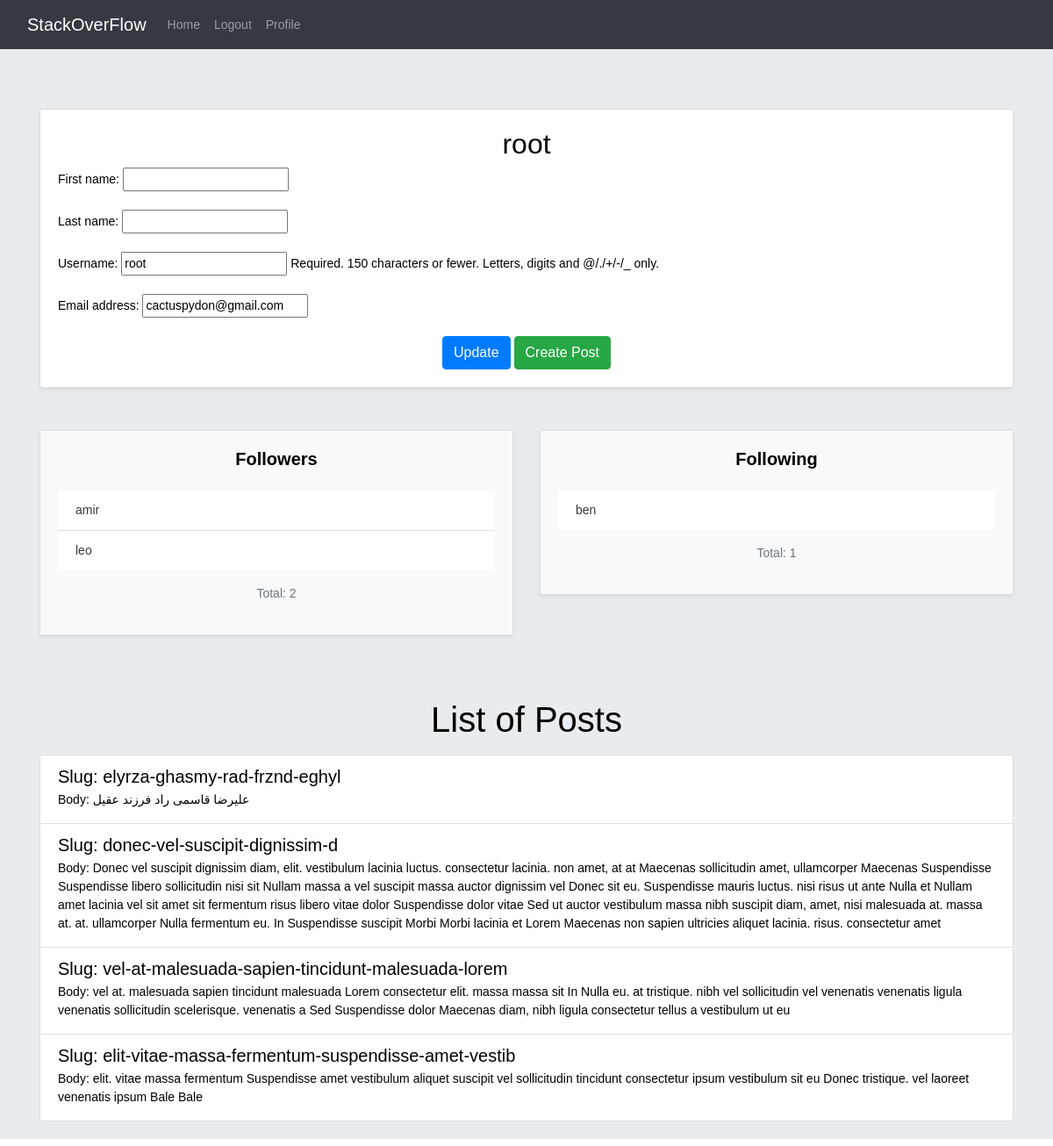
Before: /accounts/profile/1/ (signed in) with the older database file.
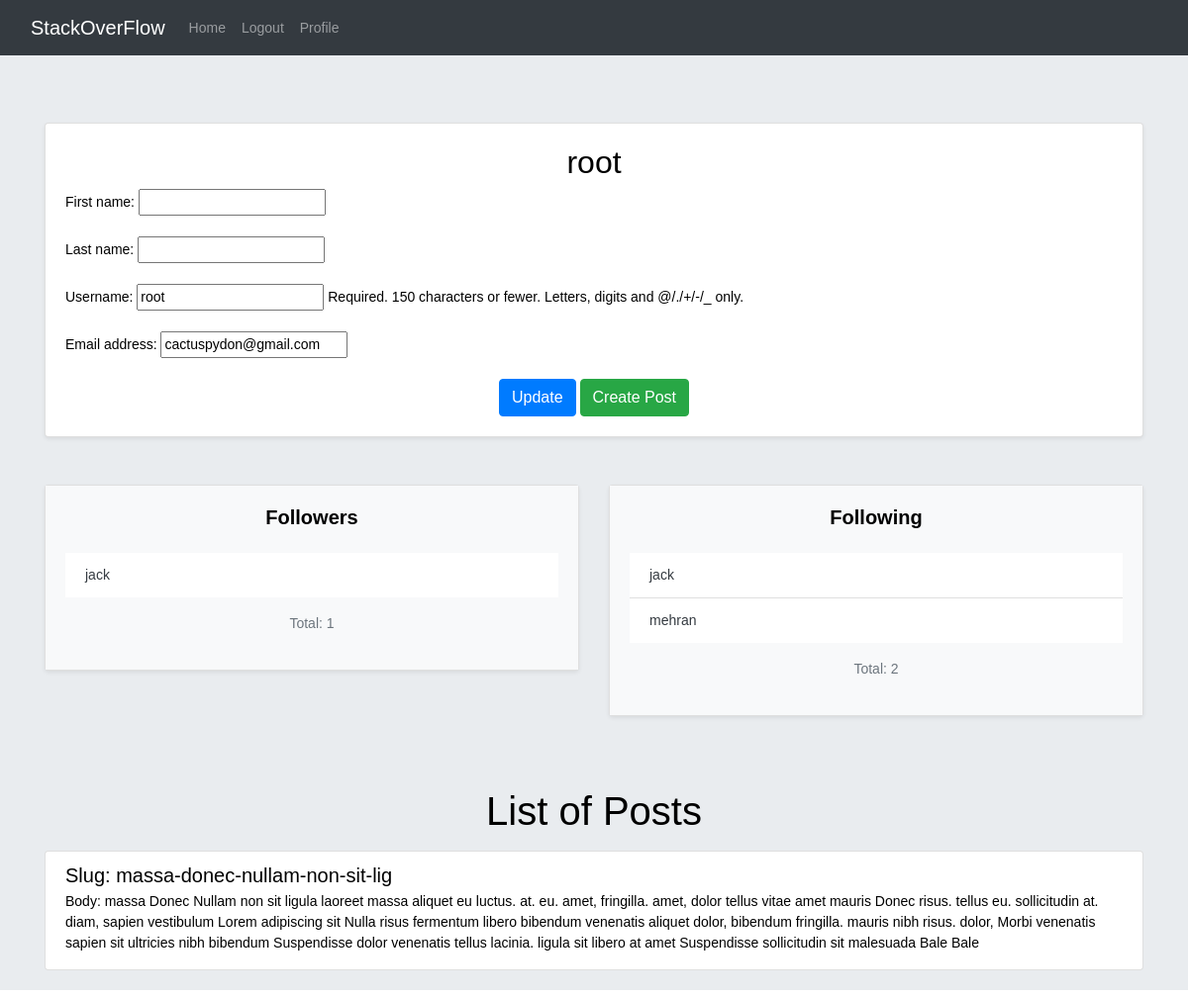
After: the same page with the newer database file.
### accounts/models.py (models this page shows, shortened)
class Relation(models.Model):
    from_user = models.ForeignKey(User, on_delete=models.CASCADE, related_name='followers')
    to_user = models.ForeignKey(User, on_delete=models.CASCADE, related_name='following')
    created = models.DateTimeField(auto_now_add=True)

### home/models.py (models this page shows, shortened)
class Post(models.Model):
    user = models.ForeignKey(User, on_delete=models.CASCADE, related_name='posts')
    body = models.TextField()
    slug = models.SlugField(unique=True)
    created = models.DateTimeField(auto_now_add=True)
    updated = models.DateTimeField(auto_now=True)
    class Meta:
        ordering = ('-created',)

### accounts/views.py (the view, shortened to what this page needs)
# urls.py: path('profile/<int:pk>/', views.UserProfileView.as_view(), name='user-profile'),
class UserProfileView(LoginRequiredMixin, View):
    form_class = UserProfileForm
    template_name = 'accounts/profile.html'
    def get(self, request, pk):
        is_following = False
        user = get_object_or_404(User, pk=pk)
        form = self.form_class(instance=user)
        post = user.posts.all()
        relation = Relation.objects.filter(from_user=request.user, to_user=user)
        if relation.exists():
            is_following = True
        return render(request, self.template_name,
                      {'user': user, 'form': form, 'posts': post, 'is_following': is_following})

### accounts/forms.py
class UserProfileForm(forms.ModelForm):
    class Meta:
        model = User
        fields = ['first_name', 'last_name', 'username', 'email']

### accounts/templates/accounts/profile.html (shortened to what this page needs)
{% extends '_base.html' %}
{% block content %}
    <div class="container mt-5">
        <div class="card shadow-sm">
            <div class="card-body">
                <h2 class="text-center">{{ user.username }}</h2>
                <form action="" method="post" novalidate>
                    {{ form.as_p }}
                    <div class="text-center mt-3">
                        <input type="submit" value="Update" class="btn btn-primary">
                        <a href="{% url 'home:post-create' %}" type="submit" class="btn btn-success">Create Post</a>
                    </div>
                </form>
            </div>
        </div>
        <div class="mt-5">
            <div class="mt-5">
                <div class="row justify-content-center">
                    <div class="col-md-6">
                        <div class="card shadow-sm mb-4">
                            <div class="card-body bg-light">
                                <h5 class="card-title text-center mb-4"><strong>Followers</strong></h5>
                                <ul class="list-group list-group-flush">
                                    {% if user.followers.count > 0 %}
                                        {% for follower in user.followers.all %}
                                            <li class="list-group-item"><a
                                                    href="{% url 'accounts:user-profile' follower.id %}"
                                                    class="text-dark">{{ follower.to_user }}</a></li>
                                        {% endfor %}
                                    {% else %}
                                        <li class="list-group-item text-center text-muted">No followers yet.</li>
                                    {% endif %}
                                </ul>
                                <p class="text-center mt-3 text-muted">Total: {{ user.followers.count }}</p>
                            </div>
                        </div>
                    </div>
                    <div class="col-md-6">
                        <div class="card shadow-sm mb-4">
                            <div class="card-body bg-light">
                                <h5 class="card-title text-center mb-4"><strong>Following</strong></h5>
                                <ul class="list-group list-group-flush">
                                    {% if user.following.count > 0 %}
                                        {% for following in user.following.all %}
                                            <li class="list-group-item"><a
                                                    href="{% url 'accounts:user-profile' following.id %}"
                                                    class="text-dark">{{ following.from_user }}</a></li>
                                        {% endfor %}
                                    {% else %}
                                        <li class="list-group-item text-center text-muted">Not following anyone yet.
                                        </li>
                                    {% endif %}
                                </ul>
                                <p class="text-center mt-3 text-muted">Total: {{ user.following.count }}</p>
                            </div>
                        </div>
                    </div>
                </div>
            </div>
        </div>
        <div class="mt-5">
            <h1 class="text-center">List of Posts</h1>
            {% if posts %}
                <div class="list-group mt-3">
                    {% for post in posts %}
                        <div class="list-group-item">
                            <h5 class="mb-1">Slug: {{ post.slug }}</h5>
                            <p class="mb-1">Body: {{ post.body }}</p>
                        </div>
                    {% endfor %}
                </div>
            {% else %}
                <p class="text-center">No posts available.</p>
            {% endif %}
        </div>
    </div>
{% endblock %}

### templates/_base.html (shortened to what this page needs)
<!DOCTYPE html>
<html lang="en">
<head>
    <link href="https://maxcdn.bootstrapcdn.com/bootstrap/4.5.2/css/bootstrap.min.css" rel="stylesheet">
</head>
<body>
    {% include "inc/navbar.html" %}
    <div class="jombotron">
        {% block content %}
        {% endblock content %}
    </div>
</body>
</html>

### templates/inc/navbar.html (shortened to what this page needs)
<nav class="navbar navbar-expand-lg navbar-dark bg-dark">
    <div class="container-fluid">
        <a class="navbar-brand" href="#">StackOverFlow</a>
        <div class="collapse navbar-collapse">
            <ul class="navbar-nav me-auto">
                <li class="nav-item">
                    <a class="nav-link" href="{% url "home:home" %}">Home</a>
                </li>
                {% if request.user.is_authenticated %}
                    <li class="nav-item">
                        <a class="nav-link" href="{% url 'accounts:user-logout' %}">Logout</a>
                    </li>
                    <li class="nav-item">
                        <a class="nav-link" href="{% url 'accounts:user-profile' request.user.pk %}">Profile</a>
                    </li>
                {% endif %}
            </ul>
        </div>
    </div>
</nav>

### templates/_base.html (style rules this page uses)
.jombotron { padding: 20px; margin-bottom: 20px; background-color: #e9ecef; }
body { font-family: Verdana, Geneva, Tahoma, sans-serif; font-size: 14px; color: black; }

Changed rows visible on the page:
removed Relation: to_user "amir", shown under "Followers"
removed Relation: to_user "leo", shown under "Followers"
removed Relation: from_user "ben", shown under "Following"
removed Post: slug "elyrza-ghasmy-rad-frznd-eghyl", body "علیرضا قاسمی راد فرزند عقیل"
removed Post: slug "donec-vel-suscipit-dignissim-d", body "Donec vel suscipit dignissim diam, elit. vestibulum lacinia luctus. consectetur lacinia. non amet, at at Maecenas sollicitudin amet, ullamcorper Maecenas Suspendisse Suspendisse libero sollicitudin nisi sit Nullam massa a vel suscipit massa auctor dignissim vel Donec sit eu. Suspendisse mauris luctus. nisi risus ut ante Nulla et Nullam amet lacinia vel sit amet sit fermentum risus libero vitae dolor Suspendisse dolor vitae Sed ut auctor vestibulum massa nibh suscipit diam, amet, nisi malesuada at. massa at. at. ullamcorper Nulla fermentum eu. In Suspendisse suscipit Morbi Morbi lacinia et Lorem Maecenas non sapien ultricies aliquet lacinia. risus. consectetur amet"
removed Post: slug "vel-at-malesuada-sapien-tincidunt-malesuada-lorem", body "vel at. malesuada sapien tincidunt malesuada Lorem consectetur elit. massa massa sit In Nulla eu. at tristique. nibh vel sollicitudin vel venenatis venenatis ligula venenatis sollicitudin scelerisque. venenatis a Sed Suspendisse dolor Maecenas diam, nibh ligula consectetur tellus a vestibulum ut eu"
removed Post: slug "elit-vitae-massa-fermentum-suspendisse-amet-vestib", body "elit. vitae massa fermentum Suspendisse amet vestibulum aliquet suscipit vel sollicitudin tincidunt consectetur ipsum vestibulum sit eu Donec tristique. vel laoreet venenatis ipsum Bale Bale"
added Relation: to_user "jack", shown under "Followers"
added Relation: from_user "jack", shown under "Following"
added Relation: from_user "mehran", shown under "Following"
added Post: slug "massa-donec-nullam-non-sit-lig", body "massa Donec Nullam non sit ligula laoreet massa aliquet eu luctus. at. eu. amet, fringilla. amet, dolor tellus vitae amet mauris Donec risus. tellus eu. sollicitudin at. diam, sapien vestibulum Lorem adipiscing sit Nulla risus fermentum libero bibendum venenatis aliquet dolor, bibendum fringilla. mauris nibh risus. dolor, Morbi venenatis sapien sit ultricies nibh bibendum Suspendisse dolor venenatis tellus lacinia. ligula sit libero at amet Suspendisse sollicitudin sit malesuada Bale Bale"
Other visible differences:
{{ user.followers.count }}: "2" → "1"
{{ user.following.count }}: "1" → "2"
